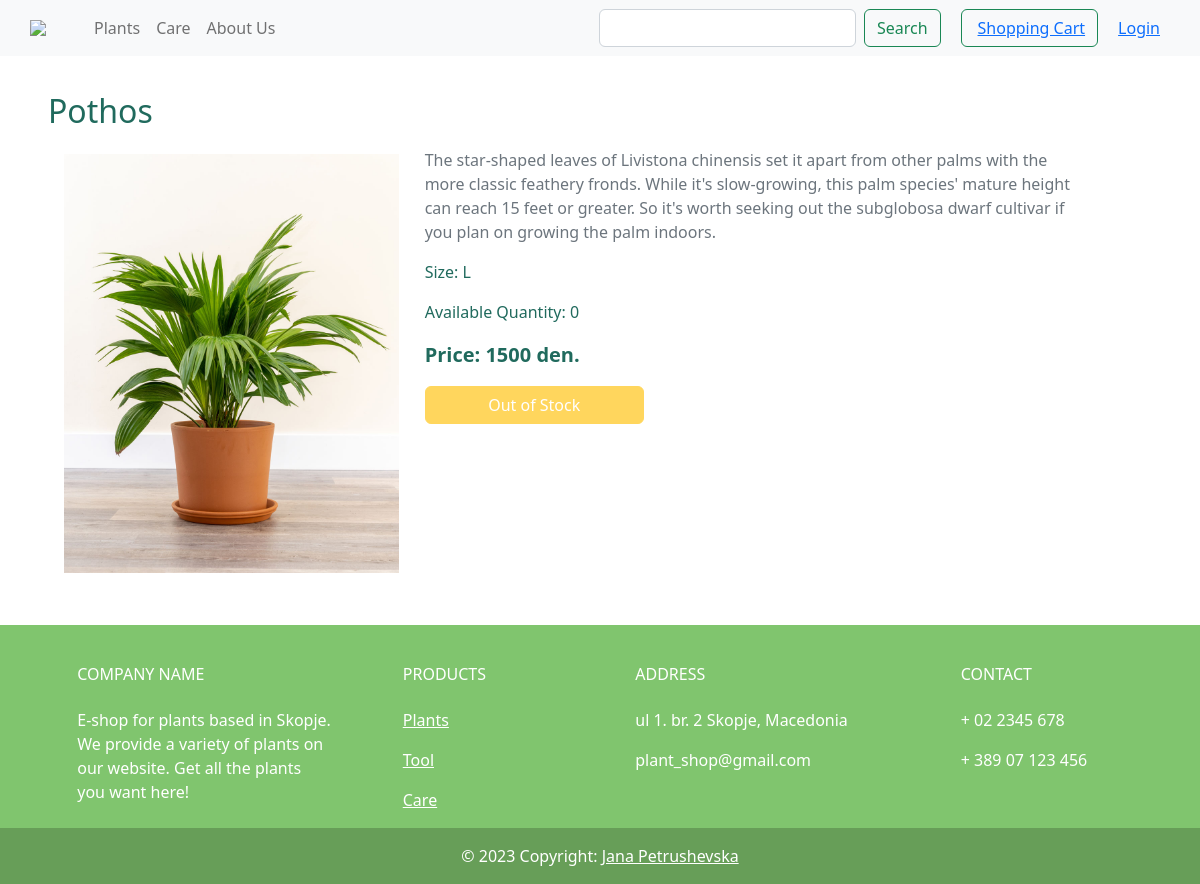
The app's page /plants/2/ with its own data.
### PlantShopApp/models.py (models this page shows, shortened)
class Plant(models.Model):
    code = models.AutoField(primary_key=True)
    name = models.CharField(max_length=50)
    description = models.TextField()
    user = models.ForeignKey(User, on_delete=models.CASCADE)
    category = models.ForeignKey(Category, on_delete=models.CASCADE)
    price = models.IntegerField()
    size = models.CharField(max_length=1)
    availableQuantity = models.IntegerField()
    available = models.BooleanField(default=False)
    photo = models.ImageField(upload_to="photos/", blank=True, null=True)

### PlantShopApp/views.py (the view)
# urls.py: path('plants/<int:code>/', singlePlant, name='singlePlant'),
def singlePlant(request, code):
    plant = get_object_or_404(Plant, code=code)
    return render(request, 'singlePlant.html', {'plant': plant})

### PlantShopApp/context_processors.py (called while the page is built)
def user_context(request):
    return {'user': request.user}

### templates/singlePlant.html
{% extends 'base.html' %}
{% block content %}
   <div class="container m-3">
        <div class="row d-flex" style="padding: 20px;">
            <h2>Pothos</h2>
            <div class="row">
                <div class="col-md-4 how-img">
                    <img class="card-img-top col-4 m-3" src="{{ plant.photo.url }}" alt="{{ plant.name }} Photo">
                </div>
                <div class="col-md-8" style="padding: 10px 30px 0px 30px;">
                    <p class="text-muted">{{ plant.description }}</p>
                    <p>Size: {{ plant.size }}</p>
                    <p>Available Quantity: {{ plant.availableQuantity }}</p>
                    <p style="font-size: 20px;"><b>Price: {{ plant.price }} den. </b></p>
                    {% if plant.availableQuantity > 0 %}
                        <form method="post" action="{% url 'add_to_cart' plant.code %}">
                            {% csrf_token %}
                            <div class="form-group">
                                <label for="quantity">Quantity:</label>
                                <input type="number" id="quantity" name="quantity" min="1" max="{{ plant.availableQuantity }}" value="1">
                            </div>
                            {% if user.is_authenticated %}
                                <button type="submit" class="btn btn-warning col-4" style="color: white">Add to Shopping Cart</button>
                            {% else %}
                                <button class="btn btn-warning col-4" disabled><a style="color: white">Log in to add to cart</a></button>
                            {% endif %}
                        </form>
                    {% else %}
                            <button class="btn btn-warning col-4" disabled><a style="color: white">Out of Stock</a></button>
                    {% endif %}
                </div>
            </div>
        </div>
    </div>
{% endblock %}

### templates/base.html (style rules this page uses)
body { color: #206A5D; }

### records on screen
Plant: photo (picture), description "The star-shaped leaves of Livistona chinensis set it apart from other palms with the more classic feathery fronds. While it's slow-growing, this palm species' mature height can reach 15 feet or greater. So it's worth seeking out the subglobosa dwarf cultivar if you plan on growing the palm indoors.", size "L", availableQuantity "0", price "1500"
